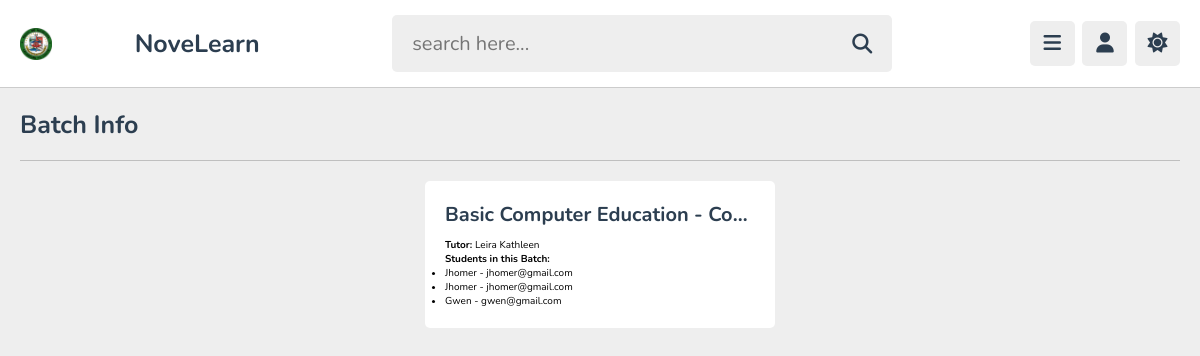
The app's page /teacher/batchinfo.php?batch_id=2024-01 (signed in) with its own data.
### tables this page shows
CREATE TABLE `batch` (
  `id` varchar(20) NOT NULL,
  `course_id` varchar(20) NOT NULL,
  `batch_number` varchar(20) NOT NULL,
  `title` varchar(100) NOT NULL,
  `start` date NOT NULL,
  `end` date NOT NULL,
  `tutor_id` varchar(20) NOT NULL,
  `course` varchar(50) NOT NULL
);

CREATE TABLE `tutors` (
  `id` varchar(20) NOT NULL,
  `teacher_number` varchar(20) NOT NULL,
  `fname` varchar(50) NOT NULL,
  `mname` varchar(50) NOT NULL,
  `lname` varchar(50) NOT NULL,
  `dob` date NOT NULL,
  `address` varchar(100) NOT NULL,
  `profession` varchar(50) NOT NULL,
  `email` varchar(50) NOT NULL,
  `contactnum` varchar(50) NOT NULL,
  `password` varchar(50) NOT NULL,
  `image` varchar(100) NOT NULL
);

CREATE TABLE `users` (
  `id` varchar(20) NOT NULL,
  `fname` varchar(50) NOT NULL,
  `mname` varchar(50) NOT NULL,
  `lname` varchar(50) NOT NULL,
  `dob` date NOT NULL,
  `address` varchar(100) NOT NULL,
  `email` varchar(50) NOT NULL,
  `contactnum` varchar(50) NOT NULL,
  `student_number` varchar(20) NOT NULL,
  `password` varchar(50) NOT NULL,
  `image` varchar(100) NOT NULL,
  `batch_number` varchar(10) NOT NULL
);

### teacher/batchinfo.php (the view, shortened to what this page needs)
<?php
include '../components/connect.php';
if (isset($_COOKIE['tutor_id'])) {
    $tutor_id = $_COOKIE['tutor_id'];
} else {
    $tutor_id = '';
    header('location:login.php');
    exit;
}
$batch_id = isset($_GET['batch_id']) ? $_GET['batch_id'] : '';
$batch_info = [];
$students = [];
$tutor = '';
if ($batch_id) {
    $select_batch = $conn->prepare("SELECT * FROM batch WHERE batch_number = ? AND tutor_id = ? LIMIT 1");
    $select_batch->execute([$batch_id, $tutor_id]);
    if ($select_batch->rowCount() > 0) {
        $batch_info = $select_batch->fetch(PDO::FETCH_ASSOC);
        $select_tutor = $conn->prepare("SELECT * FROM tutors WHERE id = ?");
        $select_tutor->execute([$batch_info['tutor_id']]);
        if ($select_tutor->rowCount() > 0) {
            $tutor = $select_tutor->fetch(PDO::FETCH_ASSOC);
        }
        $select_students = $conn->prepare("SELECT * FROM users WHERE batch_number = ?");
        $select_students->execute([$batch_id]);
        if ($select_students->rowCount() > 0) {
            $students = $select_students->fetchAll(PDO::FETCH_ASSOC);
        }
    } else {
        $message[] = 'Batch not found or access denied!';
    }
}
?>
<!DOCTYPE html>
<html lang="en">
<head>
   <link rel="stylesheet" href="https://cdnjs.cloudflare.com/ajax/libs/font-awesome/6.2.0/css/all.min.css">
   <link rel="stylesheet" href="../css/admin_style.css">
</head>
<body>
<?php include '../components/teacher_header.php'; ?>
<section class="playlists">
   <h1 class="heading">Batch Info</h1>
   <div class="box-container">
       <?php if (!empty($batch_info)): ?>
       <div class="box">
           <h3 class="title"><?= htmlspecialchars($batch_info['title']); ?> - Course: <?= htmlspecialchars($batch_info['course']); ?></h3>
           <p><strong>Tutor:</strong> <?= htmlspecialchars($tutor['fname']); ?></p>
           <h4>Students in this Batch:</h4>
           <ul>
               <?php foreach ($students as $student): ?>
                   <li><?= htmlspecialchars($student['fname']); ?> - <?= htmlspecialchars($student['email']); ?></li>
               <?php endforeach; ?>
           </ul>
       </div>
       <?php else: ?>
           <p class="empty">No batch information available or batch does not exist.</p>
       <?php endif; ?>
   </div>
</section>
</body>
</html>

### css/admin_style.css (style rules this page uses)
:root { --main-color:#2D452F; --red:#e74c3c; --oragen:#f39c12; --white:#fff; --black:#2c3e50; --light-color:#888; --light-bg:#eee; --border:.1rem solid rgba(0,0,0,.2); }
* { font-family: 'Nunito', sans-serif; margin: 0; padding: 0; box-sizing: border-box; outline: none; border: none; text-decoration: none; }
html { font-size: 62.5%; overflow-x: hidden; }
body { background-color: var(--light-bg); padding-left: 30rem; }
section { padding:2rem; max-width: 1200px; margin: 0 auto; }
.heading { padding-bottom: 1.8rem; border-bottom: var(--border); font-size: 2.5rem; color: var(--black); text-transform: capitalize; margin-bottom: 2rem; }
.playlists .box-container { display: grid; grid-template-columns: repeat(auto-fit, 35rem); align-items: flex-start; justify-content: center; gap: 1.5rem; }
.playlists .box-container .box { background-color: var(--white); border-radius: .5rem; padding: 2rem; overflow-x:hidden; }
.playlists .box-container .box .title { font-size: 2rem; color: var(--black); margin-bottom: 1rem; text-overflow: ellipsis; white-space: nowrap; overflow-x:hidden; }
.title { font-size: 30px; }
@media (max-width:1200px) { body { padding-left: 0; } }

### records on screen
batch: title "Basic Computer Education"
tutors: fname "Leira Kathleen"
users: fname "Jhomer", email "jhomer@gmail.com"
users: fname "Jhomer", email "jhomer@gmail.com"
users: fname "Gwen", email "gwen@gmail.com"
